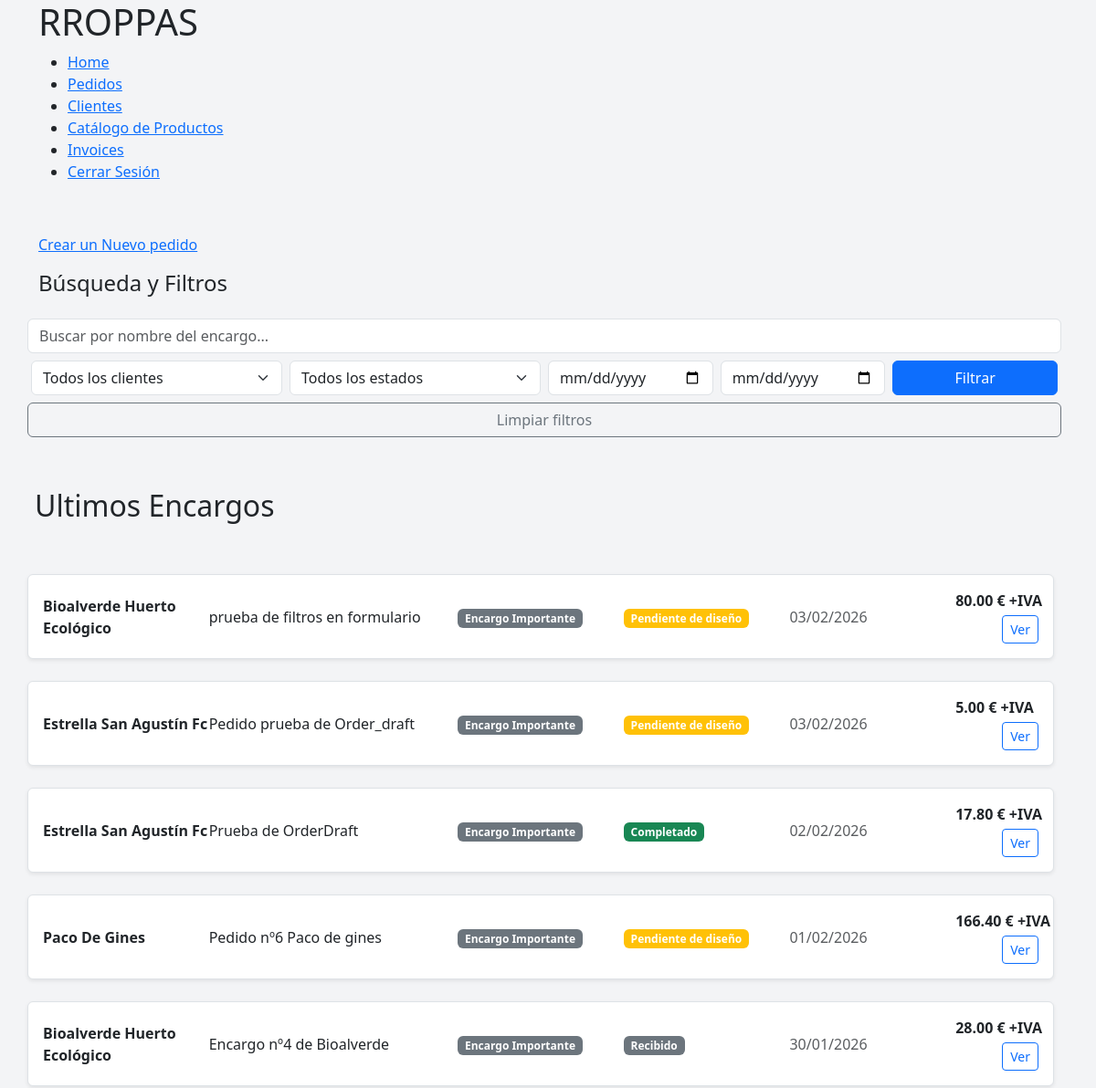
The app's page /orders/list/ (signed in, upper part), older data.
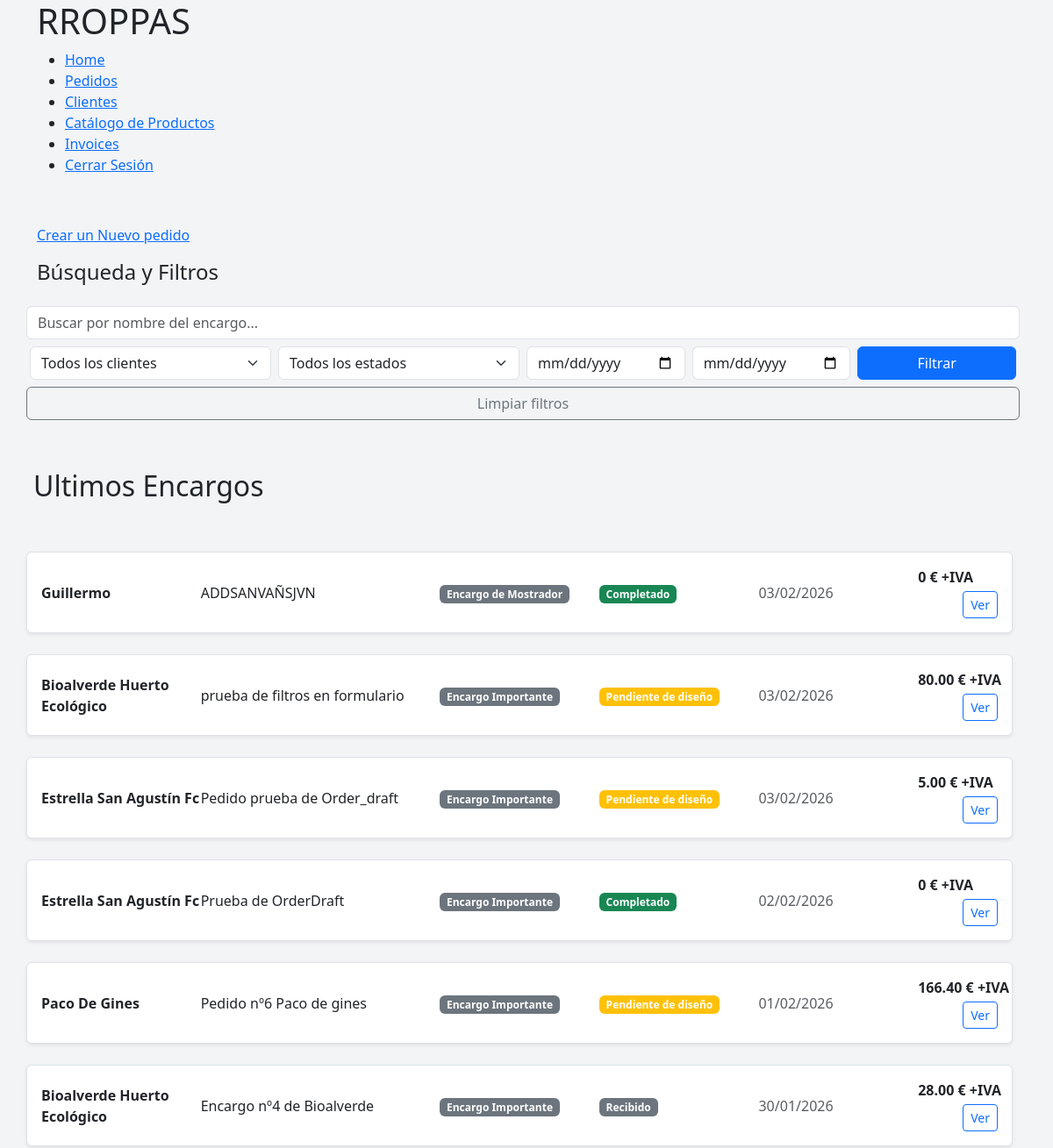
The same page, newer data.
### orders/models.py (models this page shows, shortened)
class Order(models.Model):
    class OrderStatus(models.TextChoices):
        RECEIVED = "RECEIVED", "Recibido"
        PENDING_DESIGN = "PENDING_DESIGN", "Pendiente de diseño"
        DESIGN_READY = "DESIGN_READY", "Diseño confirmado"
        IN_PRODUCTION = "IN_PRODUCTION", "En producción"
        COMPLETED = "COMPLETED", "Completado"
        DELIVERED = "DELIVERED", "Entregado"
        CANCELLED = "CANCELLED", "Cancelado"
    class OrderType(models.TextChoices):
        LARGE = 'LARGE', 'Encargo Importante'
        SMALL = 'SMALL', 'Encargo de Mostrador'
    client = models.ForeignKey(
        Client,
        on_delete=models.PROTECT,
        related_name='orders',
    )
    title = models.CharField(
        max_length=50,
        help_text='Descripcion corta del Pedido',
        verbose_name='Nombre del encargo',
    )
    status = models.CharField(
        verbose_name='Estado',
        choices=OrderStatus,
        default=OrderStatus.PENDING_DESIGN,
    )
    order_type =models.CharField(
        verbose_name='Tipo de pedido',
        choices=OrderType,
    )
    notes = models.TextField(blank=True, null=True)
    delivery_date = models.DateField(blank=True, null=True)
    created_at = models.DateTimeField(auto_now_add=True)
    updated_at = models.DateTimeField(auto_now=True)
    sent_at = models.DateField(blank=True, null=True)
    def total_price(self):
        return sum(
            item.unit_price * item.quantity
            for item in self.items.all()
        )
    def status_color(self):
        return {
            self.OrderStatus.RECEIVED: 'secondary',
            self.OrderStatus.PENDING_DESIGN: 'warning',
            self.OrderStatus.DESIGN_READY: 'info',
            self.OrderStatus.IN_PRODUCTION: 'primary',
            self.OrderStatus.COMPLETED: 'success',
            self.OrderStatus.DELIVERED: 'dark',
            self.OrderStatus.CANCELLED: 'danger',
        }.get(self.status, 'secondary')

class OrderItem(models.Model):
    order = models.ForeignKey(
        Order,
        on_delete=models.CASCADE,
        related_name='items',
    )
    product = models.ForeignKey(
        Product,
        on_delete=models.PROTECT,
    )
    variant = models.ForeignKey(
        ProductVariant,
        on_delete=models.PROTECT,
    )
    quantity = models.PositiveIntegerField(
        default=1,
    )
    unit_price = models.DecimalField(
        max_digits=10,
        decimal_places=2,
        help_text="Precio unitario sin IVA",
        verbose_name='Precio presupuestado',
    )
    notes = models.CharField(
        max_length=255,
        blank=True,
    )

### clients/models.py (models this page shows, shortened)
class Client(models.Model):
    TIPOS_CLIENTE = [
        ("club deportivo", "Club deportivo"),
        ("colegio", "Colegio"),
        ("ayuntamiento", "Ayuntamiento"),
        ("universidad", "Universidad"),
        ("empresa", "Empresa"),
        ("particular", "Particular"),
    ]
    name = models.CharField(
        verbose_name='Nombre',
        max_length=255,
    )
    tipo = models.CharField(
        verbose_name='Tipo de Cliente',
        choices=TIPOS_CLIENTE
    )
    cif_nif = models.CharField(
        verbose_name='CIF/NIF',
        max_length=20,
        blank=True,
        null=True,
    )
    t_number = models.CharField(
        verbose_name='Nº teléfono',
        max_length=30,
        null=True,
        blank=True
    )
    email= models.EmailField(
        blank=True,
    )
    direccion=models.TextField(
        verbose_name='Direccion',
        max_length=100,
        blank=True,
        null=True,
    )
    other=models.TextField(
        verbose_name='Otra información',
        blank=True,
        null=True,
    )
    created_at=models.DateTimeField(
        verbose_name='Fecha de Creación',
        default=timezone.now,
        )

### orders/views.py (the view)
# urls.py: path('list/', OrderListView.as_view(), name='orders'),
@method_decorator(login_required, name='dispatch')
class OrderListView(ListView):
    model = Order
    template_name = 'orders/orders.html'
    context_object_name = 'orders'
    def get_queryset(self):
        qs = Order.objects.select_related('client')
        search = self.request.GET.get('q')
        if search:
            qs = qs.filter(title__icontains = search)
        client = self.request.GET.get('client')
        if client:
            qs = qs.filter(client__id=client)
        status = self.request.GET.get('status')
        if status:
            qs = qs.filter(status=status)
        created_from = self.request.GET.get('created_from')
        if created_from:
            qs = qs.filter(created_at__date__gte=created_from)
        created_to = self.request.GET.get('created_to')
        if created_to:
            qs= qs.filter(created_at__date__lte=created_to)
        delivery_from = self.request.GET.get('delivery_from')
        if delivery_from:
            qs = qs.filter(delivery_date__gte=delivery_from)
        delivery_to = self.request.GET.get("delivery_to")
        if delivery_to :
            qs = qs.filter(delivery_date__lte=delivery_to)
        return qs.order_by("-created_at")
    def get_context_data(self, **kwargs):
        context = super().get_context_data(**kwargs)
        context["clients"] = Order._meta.get_field("client").remote_field.model.objects.all()
        context['status'] = Order.OrderStatus.choices
        return context

### mini_erp/templates/orders/orders.html (shortened to what this page needs)
{% extends "general/layout.html" %}
{% block contenido %}
      <div class="container">
      {% load static %}
      <link rel="stylesheet" href="{% static 'orders/css/orders.css' %}">
         <section>
               <div class="row">
                  <p class="mb-3"><a href="{% url 'orders:order_create' %}">Crear un Nuevo pedido</a></p>
               </div>
               <div class="row">
                  <h4>Búsqueda y Filtros</h4>
                  {% include "_includes/_orders/_order_filters.html" %}
                  <div class="row g-3">
                     <h2>Ultimos Encargos</h2>
                        {% for order in orders  %}
                           {% include "_includes/_orders/_order_row.html" %}
                        {% endfor %}
                  </div>
               </div>
         </section>
      </div
{% endblock %}

### mini_erp/templates/_includes/_orders/_order_row.html
<div class="order-row d-flex align-items-center p-3 mb-2 shadow-sm border rounded">
    {% load static %}
    <link rel="stylesheet" href="{% static 'orders/css/orders.css' %}">
    <div class="col-2 fw-bold">
        {{ order.client.name }}
    </div>
    <div class="col-3">
        {{ order.title }}
    </div>
    <div class="col-2">
        <span class="badge
            {% if order.order_type == 'BIG' %} bg-primary
            {% else %} bg-secondary
            {% endif %}">
            {{ order.get_order_type_display }}
        </span>
    </div>
    <div class="col-2">
        <span class="badge bg-{{ order.status_color }}">
            {{ order.get_status_display }}
        </span>
    </div>
    <div class="col-2 text-muted">
        {% if order.created_at %}
            {{ order.created_at|date:"d/m/Y" }}
        {% else %}
            Sin definir
        {% endif %}
    </div>
    <div class="col-1 text-end">
        <div class="order-price fw-bold">{{ order.total_price }} € +IVA</div>
        <a href="{% url 'orders:order_detail' order.pk %}"
           class="btn btn-sm btn-outline-primary mt-1">
            Ver
        </a>
    </div>
</div>

Row changes from the older to the newer data that the page shows:
added Order: client.name "Guillermo", title "ADDSANVAÑSJVN", order_type "Encargo de Mostrador", status "Completado", created_at "03/02/2026", total_price "0"
computed for Order "Prueba de OrderDraft": total_price "17.80" → "0"
